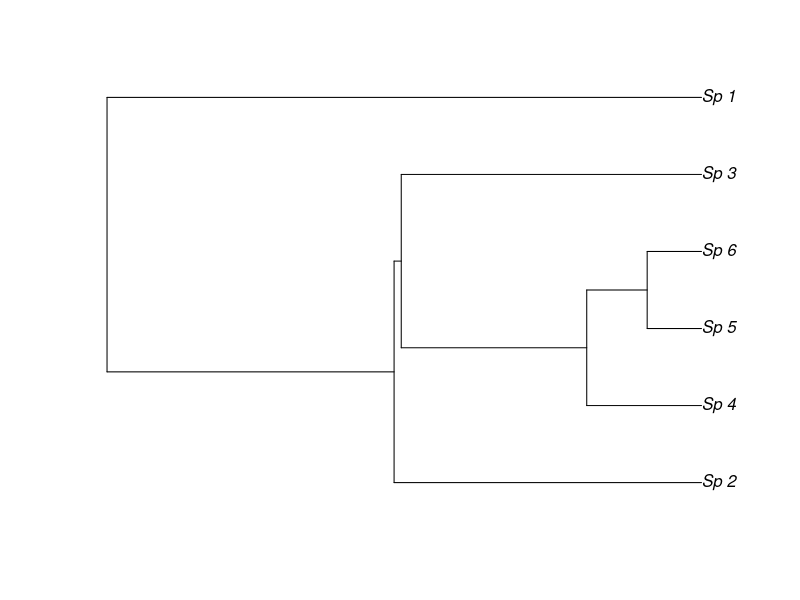
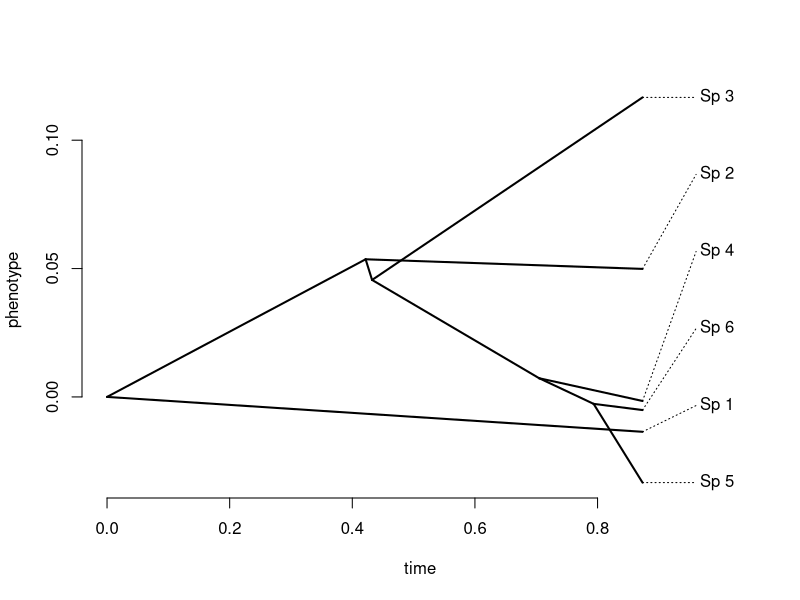
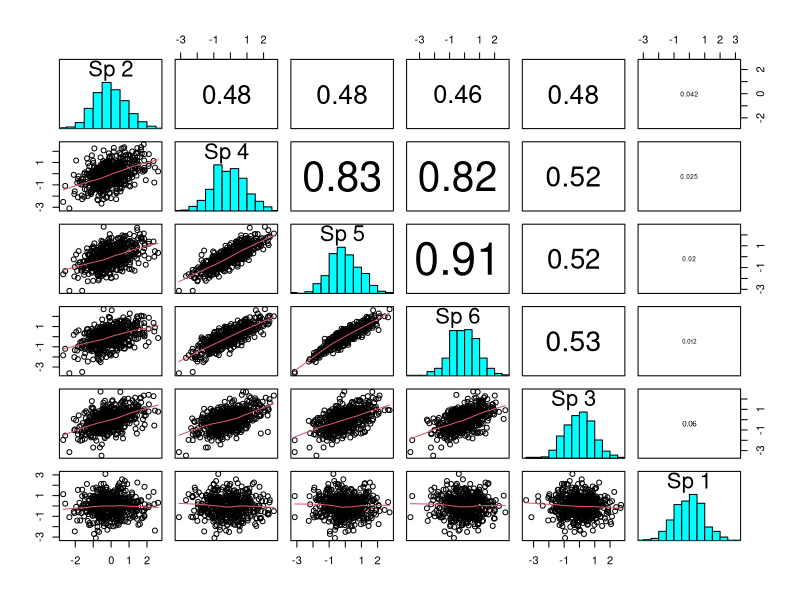
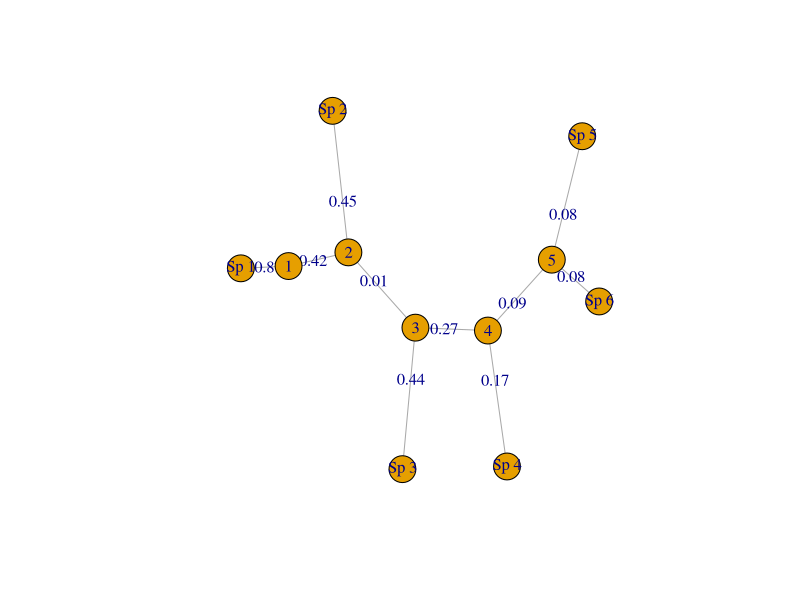

Recreate these plots in R, in order.
set.seed(123)
library(phytools)
# Simulando uma arvore de 5 espécies
arvore <- pbtree(n = 6)
arvore$tip.label <- paste("Sp",sub("t","",arvore$tip.label))
jpeg("01.jpg")
plot(arvore)
dev.off()

## 1 simulação de movimento browniano
simulacao <- fastBM(arvore,sig2=0.01,internal = TRUE)
jpeg("02.jpg")
phenogram(arvore,simulacao, spread.labels = TRUE, spread.cost = c(1, 0))
dev.off()

# 500 simulações de movimento browniano
saida <- fastBM(arvore, nsim = 500)

str(saida)
saida[,1:5]

#funções auxiliares para o pairs
#para plotar um histograma na diagonal do gráfico
panel.hist <- function(x, ...) {
    usr <- par("usr"); on.exit(par(usr))
    par(usr = c(usr[1:2], 0, 1.5) )
    h <- hist(x, plot = FALSE)
    breaks <- h$breaks; nB <- length(breaks)
    y <- h$counts; y <- y/max(y)
    rect(breaks[-nB], 0, breaks[-1], y, col = "cyan", ...)
}
# Para colocar as correlações, com tamanho do texto proporcional ao valor.
panel.cor <- function(x, y, digits = 2, prefix = "", cex.cor, ...) {
    usr <- par("usr"); on.exit(par(usr))
    par(usr = c(0, 1, 0, 1))
    r <- abs(cor(x, y))
    txt <- format(c(r, 0.123456789), digits = digits)[1]
    txt <- paste0(prefix, txt)
    if(missing(cex.cor)) cex.cor <- 0.8/strwidth(txt)
    text(0.5, 0.5, txt, cex = cex.cor * r + 0.5)
}

jpeg("03.jpg")
pairs(t(saida),diag.panel = panel.hist,lower.panel = panel.smooth,upper.panel = panel.cor)
dev.off()

#vcv para correlação
vcv(arvore,model = "Brownian", corr = T)

#vcv para variancia-covariancia
vcv(arvore,model = "Brownian", corr = F)

#olhando o código do método vcv
vcv
methods(vcv)

vcv.phylo

#usando o prop.part
prop.part(arvore)

#Grafo
library(igraph)
dados.g <-graph.data.frame(arvore$edge, directed=F)
jpeg("04.jpg")
plot.igraph(dados.g,edge.label=round(arvore$edge.length,2),vertex.label=c(1:5,arvore$tip.label))
dev.off()
